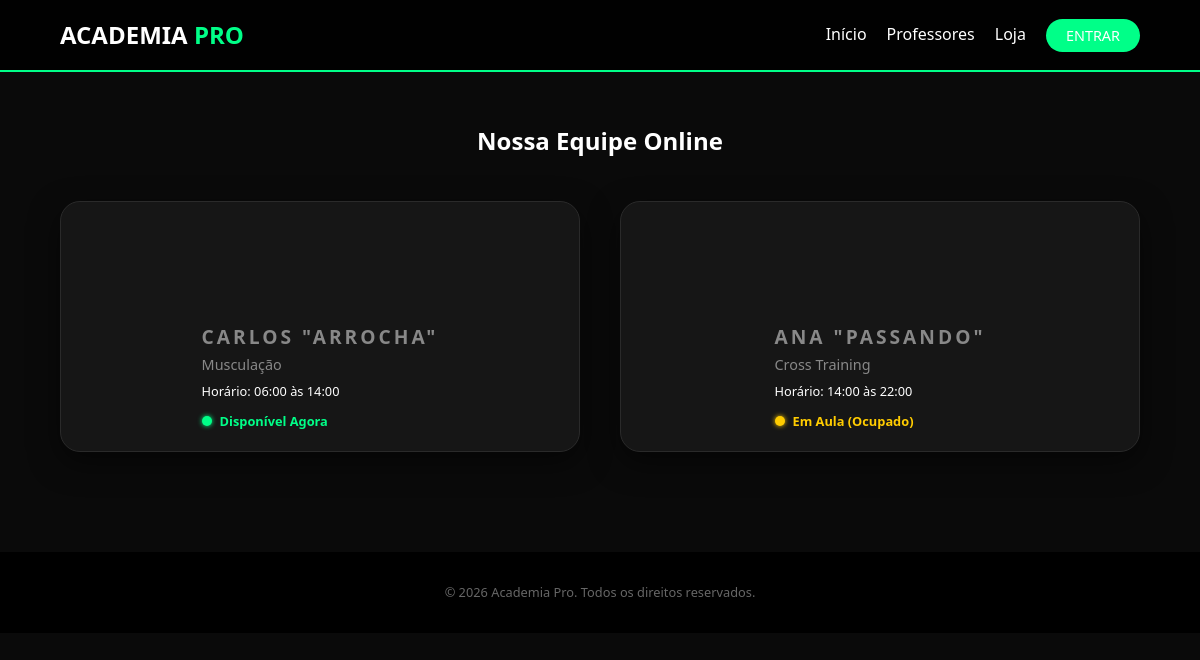
Page /equipe.php on the earlier database version.
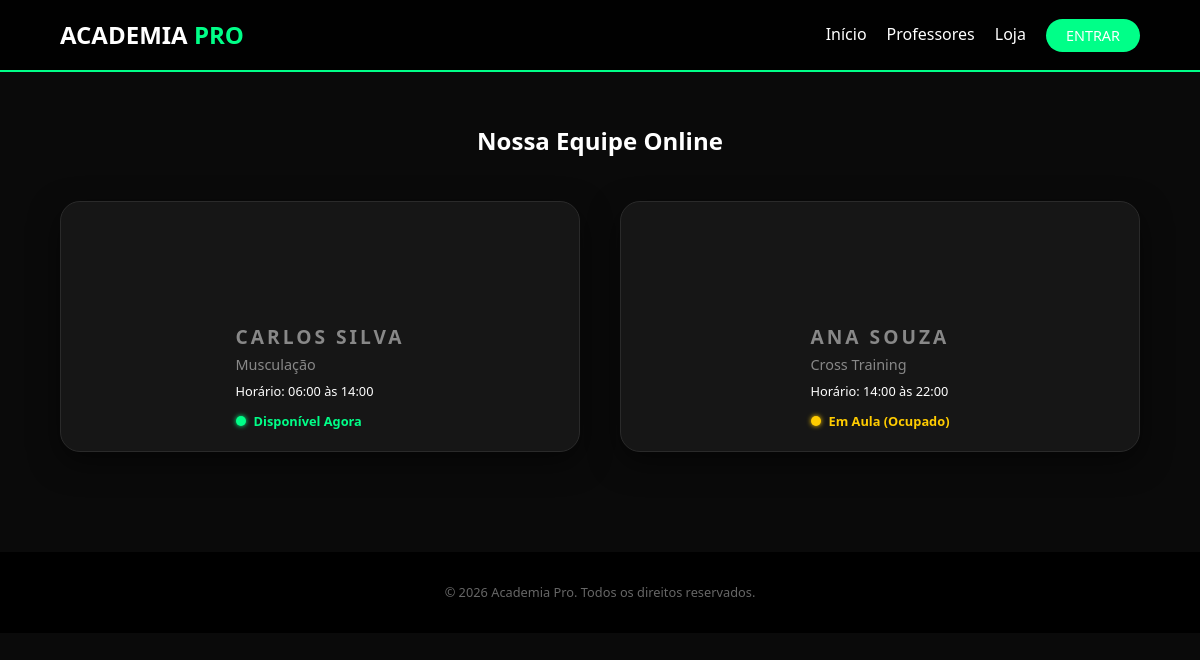
Same page on the later database version.
### tables this page shows
CREATE TABLE professores (
    id INT AUTO_INCREMENT PRIMARY KEY,
    nome VARCHAR(100) NOT NULL,
    especialidade VARCHAR(50),
    foto VARCHAR(255) DEFAULT 'https://source.unsplash.com/100x100/?portrait,fitness',
    horario_inicio TIME,
    horario_fim TIME,
    status ENUM('disponivel', 'ocupado', 'ausente') DEFAULT 'ausente'
);

### equipe.php (the view, shortened to what this page needs)
<?php
require_once 'includes/header.php';
$profs = $pdo->query("SELECT * FROM professores")->fetchAll();
?>
<section style="padding: 50px 5%; max-width: 1200px; margin: 0 auto;">
    <h2 style="text-align:center; margin-bottom:40px;">Nossa Equipe <span style="color:var(--primary-color)">Online</span></h2>
    <div class="grid-container">
        <?php foreach ($profs as $prof): ?>
            <div class="card" style="display:flex; align-items:center; gap:20px; text-align:left; padding:20px;">
                <div style="width:80px; height:80px; border-radius:50%; background-image:url('<?php echo $prof['foto']; ?>'); background-size:cover; background-position:center; border: 2px solid var(--primary-color);"></div>
                <div>
                    <h3 style="margin:0; font-size:1.2rem;"><?php echo htmlspecialchars($prof['nome']); ?></h3>
                    <p style="color:#888; font-size:0.9rem;"><?php echo htmlspecialchars($prof['especialidade']); ?></p>
                    <p style="font-size:0.8rem; margin-top:5px;">Horário: <?php echo date('H:i', strtotime($prof['horario_inicio'])) . ' às ' . date('H:i', strtotime($prof['horario_fim'])); ?></p>
                    <div style="margin-top:10px; display:flex; align-items:center; gap:8px;">
                        <?php
                            $corStatus = 'gray';
                            $textoStatus = 'Ausente';
                            if($prof['status'] == 'disponivel') { $corStatus = '#00ff88'; $textoStatus = 'Disponível Agora'; }
                            if($prof['status'] == 'ocupado') { $corStatus = '#ffcc00'; $textoStatus = 'Em Aula (Ocupado)'; }
                        ?>
                        <div style="width:10px; height:10px; border-radius:50%; background-color:<?php echo $corStatus; ?>; box-shadow: 0 0 5px <?php echo $corStatus; ?>;"></div>
                        <span style="color:<?php echo $corStatus; ?>; font-size:0.8rem; font-weight:bold;"><?php echo $textoStatus; ?></span>
                    </div>
                </div>
            </div>
        <?php endforeach; ?>
    </div>
</section>
<?php require_once 'includes/footer.php'; ?>

### includes/header.php (shortened to what this page needs)
<!DOCTYPE html>
<html lang="pt-br">
<head>
    <link rel="stylesheet" href="assets/css/style.css">
    <link rel="stylesheet" href="https://cdnjs.cloudflare.com/ajax/libs/font-awesome/6.0.0/css/all.min.css">
</head>
<body>
<header>
    <a href="index.php" class="logo">ACADEMIA <span>PRO</span></a>
    <nav class="nav-menu" id="navMenu">
        <a href="index.php">Início</a>
        <a href="equipe.php">Professores</a>
        <a href="loja_contato.php">Loja</a>
        <?php if (isset($_SESSION['usuario_id'])): ?>
            <?php
                if (!isset($pdo)) require_once __DIR__ . '/../config/database.php';
                try {
                    $stmt = $pdo->prepare("SELECT nivel FROM alunos WHERE id = ?");
                    $stmt->execute([$_SESSION['usuario_id']]);
                    $user = $stmt->fetch();
                    if($user && $user['nivel'] == 'admin'):
            ?>
                    <a href="admin_painel.php" style="color:#ffcc00;">Admin</a>
            <?php endif; } catch(Exception $e){} ?>
            <a href="painel.php" class="active">Painel</a>
            <a href="logout.php" style="color:var(--danger)">Sair</a>
        <?php else: ?>
            <a href="login.php" class="btn-cta" style="padding: 5px 20px; font-size: 0.9rem;">Entrar</a>
        <?php endif; ?>
    </nav>
</header>

### includes/footer.php
<footer style="text-align: center; padding: 30px; background: #000; color: #666; font-size: 0.8rem; margin-top: 50px;">
        <p>&copy; <?php echo date('Y'); ?> Academia Pro. Todos os direitos reservados.</p>
    </footer>
</body>
</html>

### assets/css/style.css (style rules this page uses)
:root { --primary: #00ff88; --bg: #0a0a0a; --card-bg: #161616; --text: #ffffff; --text-muted: #a0a0a0; --danger: #ff4444; }
* { margin: 0; padding: 0; box-sizing: border-box; font-family: 'Segoe UI', sans-serif; }
body { background-color: var(--bg); color: var(--text); line-height: 1.6; }
header { background-color: rgba(0,0,0,0.95); padding: 1rem 5%; display: flex; justify-content: space-between; align-items: center; border-bottom: 2px solid var(--primary); position: sticky; top: 0; z-index: 1000; }
.logo { font-size: 1.5rem; font-weight: bold; color: #fff; text-decoration: none; }
.logo span { color: var(--primary); }
.nav-menu { display: flex; align-items: center; gap: 20px; }
.nav-menu a { color: #fff; text-decoration: none; font-weight: 500; transition: 0.3s; }
.grid-container { display: grid; grid-template-columns: repeat(auto-fit, minmax(320px, 1fr)); gap: 40px; max-width: 1200px; margin: 0 auto; align-items: flex-start; }
.card { background-color: var(--card-bg); padding: 50px 35px; border-radius: 20px; border: 1px solid #2a2a2a; text-align: center; transition: all 0.4s ease; position: relative; display: flex; flex-direction: column; height: 100%; box-shadow: 0 10px 30px rgba(0,0,0,0.5); }
.card h3 { font-size: 1.1rem; text-transform: uppercase; letter-spacing: 3px; color: #888; margin-bottom: 20px; }
.btn-cta { background-color: var(--primary); color: #000; padding: 12px 30px; border-radius: 50px; font-weight: 800; text-decoration: none; text-transform: uppercase; display: inline-block; transition: 0.2s; border: none; cursor: pointer; }

Differences in the rows shown:
changed professores "Musculação": nome "CARLOS \"ARROCHA\"" → "CARLOS SILVA"
changed professores "Cross Training": nome "ANA \"PASSANDO\"" → "ANA SOUZA"
